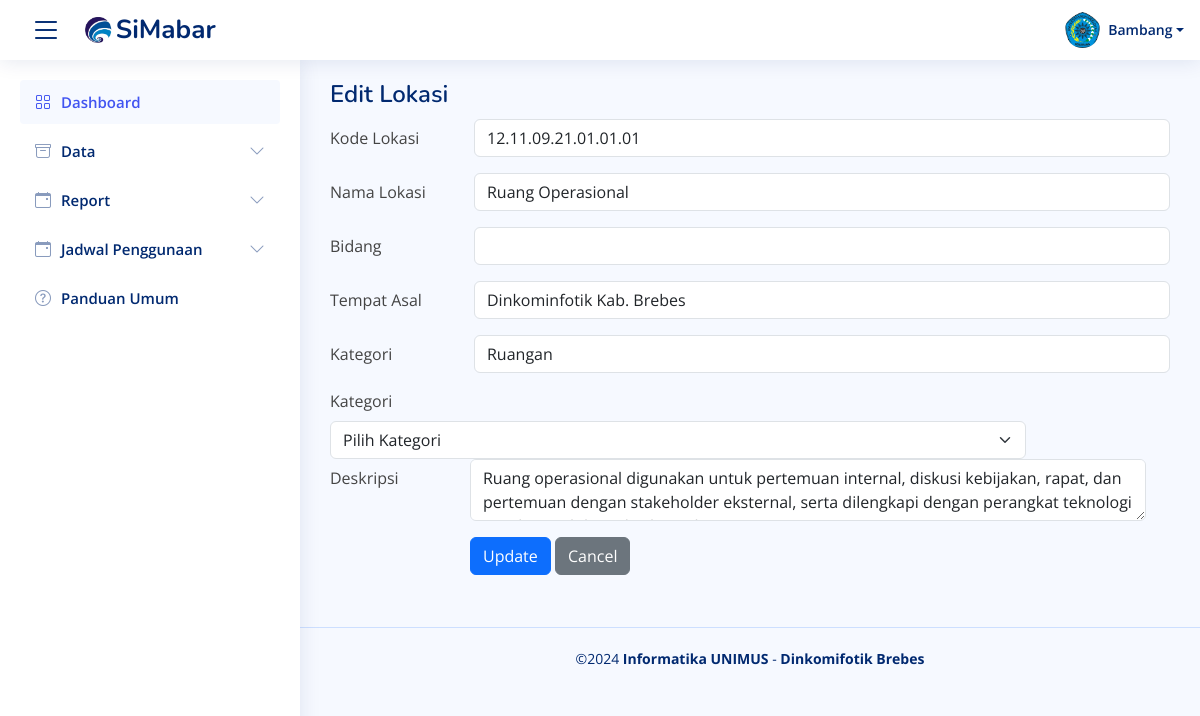
The page /frm_edit_lokasi.php?id_lokasi=12.11.09.21.01.01.01 on the database as committed earlier.
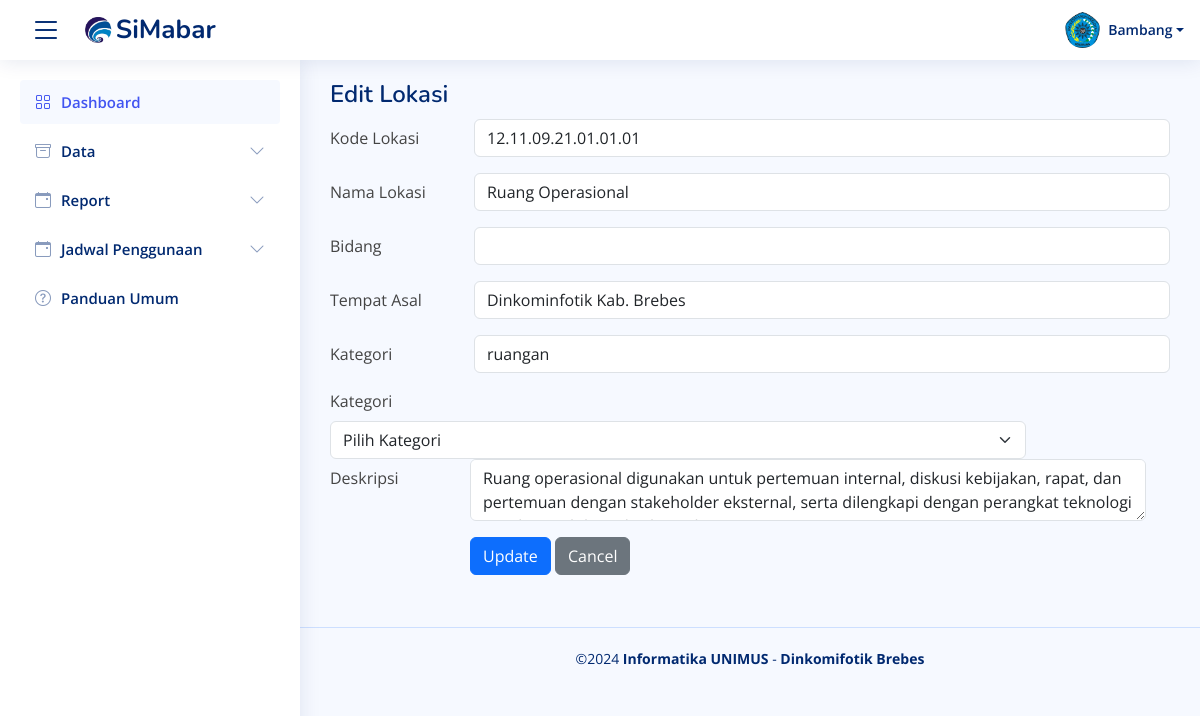
The same page on the database as committed later.
### tables this page shows
CREATE TABLE `lokasi` (
  `id_lokasi` varchar(50) NOT NULL,
  `nama_lokasi` varchar(100) NOT NULL,
  `bid_lokasi` varchar(50) DEFAULT NULL,
  `tempat_lokasi` varchar(100) DEFAULT NULL,
  `kategori_lokasi` varchar(50) DEFAULT NULL,
  `desk_lokasi` text DEFAULT NULL
);

### frm_edit_lokasi.php (the view, shortened to what this page needs)
<?php
include('koneksi/koneksi.php');
$id_lokasi = $_GET['id_lokasi'];
$sql = "SELECT * FROM lokasi WHERE id_lokasi = '$id_lokasi'";
$result = mysqli_query($conn, $sql);
if (mysqli_num_rows($result) == 1) {
    $row = mysqli_fetch_assoc($result);
} else {
    header('Location: lokasi.php');
    exit;
}
?>
<?php include("component/header.php"); ?>
<main id="main" class="main">
    <div class="pagetitle">
        <h1>Edit Lokasi</h1>
    </div>
    <form action="" method="POST">
        <div class="row mb-3">
            <label for="id_lokasi" class="col-sm-2 col-form-label">Kode Lokasi</label>
            <div class="col-sm-10">
                <input type="text" name="id_lokasi" class="form-control" value="<?php echo $row['id_lokasi']; ?>" readonly>
            </div>
        </div>
        <div class="row mb-3">
            <label for="nama_lokasi" class="col-sm-2 col-form-label">Nama Lokasi</label>
            <div class="col-sm-10">
                <input type="text" name="nama_lokasi" class="form-control" value="<?php echo htmlspecialchars($row['nama_lokasi']); ?>" required>
            </div>
        </div>
        <div class="row mb-3">
            <label for="bid_lokasi" class="col-sm-2 col-form-label">Bidang</label>
            <div class="col-sm-10">
                <input type="text" name="bid_lokasi" class="form-control" value="<?php echo htmlspecialchars($row['bid_lokasi']); ?>" required>
            </div>
        </div>
        <div class="row mb-3">
            <label for="tempat_lokasi" class="col-sm-2 col-form-label">Tempat Asal</label>
            <div class="col-sm-10">
                <input type="text" name="tempat_lokasi" class="form-control" value="<?php echo htmlspecialchars($row['tempat_lokasi']); ?>" required>
            </div>
        </div>
        <div class="row mb-3">
            <label for="kategori_lokasi" class="col-sm-2 col-form-label">Kategori</label>
            <div class="col-sm-10">
                <input type="text" name="kategori_lokasi" class="form-control" value="<?php echo htmlspecialchars($row['kategori_lokasi']); ?>" required>
            </div>
        </div>
        <div class=" row mb-3">
          <label for="kategori_lokasi" class="form-label">Kategori</label>
          <div class="col-sm-10">
            <select name="kategori_lokasi" class="form-select" aria-label="Default select example" id="kategori_lokasi" required>
                <option value="" disabled selected>Pilih Kategori</option>
            </select>
        </div>
        <div class="row mb-3">
            <label for="desk_lokasi" class="col-sm-2 col-form-label">Deskripsi</label>
            <div class="col-sm-10">
                <textarea name="desk_lokasi" class="form-control" required><?php echo htmlspecialchars($row['desk_lokasi']); ?></textarea>
            </div>
        </div>
        <div class="row mb-3">
            <div class="col-sm-10 offset-sm-2">
                <button type="submit" class="btn btn-primary">Update</button>
                <a href="lokasi.php" class="btn btn-secondary">Cancel</a>
            </div>
        </div>
    </form>
</main>
<?php include("component/footer.php"); ?>

Rows that differ between the two databases and show on the page:
changed lokasi "Ruang Operasional": kategori_lokasi "Ruangan" → "ruangan"
